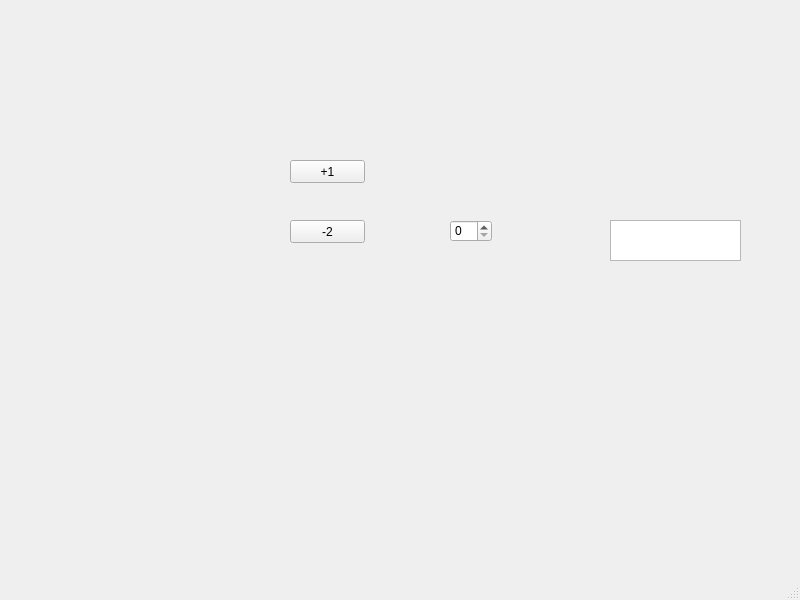
<?xml version="1.0" encoding="UTF-8"?>
<ui version="4.0">
 <class>MainWindow</class>
 <widget class="QMainWindow" name="MainWindow">
  <property name="geometry">
   <rect>
    <x>0</x>
    <y>0</y>
    <width>800</width>
    <height>600</height>
   </rect>
  </property>
  <property name="windowTitle">
   <string>MainWindow</string>
  </property>
  <widget class="QWidget" name="centralwidget">
   <widget class="QPushButton" name="pushButton">
    <property name="geometry">
     <rect>
      <x>290</x>
      <y>220</y>
      <width>75</width>
      <height>23</height>
     </rect>
    </property>
    <property name="text">
     <string>-2</string>
    </property>
   </widget>
   <widget class="QSpinBox" name="spinBox">
    <property name="geometry">
     <rect>
      <x>450</x>
      <y>220</y>
      <width>42</width>
      <height>22</height>
     </rect>
    </property>
   </widget>
   <widget class="QTextEdit" name="textEdit">
    <property name="geometry">
     <rect>
      <x>610</x>
      <y>220</y>
      <width>131</width>
      <height>41</height>
     </rect>
    </property>
   </widget>
   <widget class="QPushButton" name="pushButton_2">
    <property name="geometry">
     <rect>
      <x>290</x>
      <y>160</y>
      <width>75</width>
      <height>23</height>
     </rect>
    </property>
    <property name="text">
     <string>+1</string>
    </property>
   </widget>
  </widget>
  <widget class="QMenuBar" name="menubar">
   <property name="geometry">
    <rect>
     <x>0</x>
     <y>0</y>
     <width>800</width>
     <height>21</height>
    </rect>
   </property>
  </widget>
  <widget class="QStatusBar" name="statusbar"/>
 </widget>
 <resources/>
 <connections>
  <connection>
   <sender>pushButton_2</sender>
   <signal>clicked()</signal>
   <receiver>spinBox</receiver>
   <slot>stepUp()</slot>
   <hints>
    <hint type="sourcelabel">
     <x>351</x>
     <y>190</y>
    </hint>
    <hint type="destinationlabel">
     <x>475</x>
     <y>253</y>
    </hint>
   </hints>
  </connection>
  <connection>
   <sender>pushButton</sender>
   <signal>clicked()</signal>
   <receiver>MainWindow</receiver>
   <slot>Minus2()</slot>
   <hints>
    <hint type="sourcelabel">
     <x>331</x>
     <y>254</y>
    </hint>
    <hint type="destinationlabel">
     <x>383</x>
     <y>367</y>
    </hint>
   </hints>
  </connection>
 </connections>
 <slots>
  <slot>Minus2()</slot>
 </slots>
</ui>
